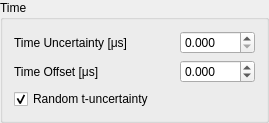
                 <widget class="QGroupBox" name="groupBox_9">
                  <property name="title">
                   <string>Time</string>
                  </property>
                  <layout class="QGridLayout" name="gridLayout_15">
                   <item row="0" column="2">
                    <widget class="QDoubleSpinBox" name="time_unc_box">
                     <property name="enabled">
                      <bool>true</bool>
                     </property>
                     <property name="accelerated">
                      <bool>true</bool>
                     </property>
                     <property name="keyboardTracking">
                      <bool>false</bool>
                     </property>
                     <property name="decimals">
                      <number>3</number>
                     </property>
                     <property name="maximum">
                      <double>100.000000000000000</double>
                     </property>
                     <property name="singleStep">
                      <double>0.010000000000000</double>
                     </property>
                     <property name="value">
                      <double>0.000000000000000</double>
                     </property>
                    </widget>
                   </item>
                   <item row="1" column="2">
                    <widget class="QDoubleSpinBox" name="time_offset_twin_box">
                     <property name="accelerated">
                      <bool>true</bool>
                     </property>
                     <property name="correctionMode">
                      <enum>QAbstractSpinBox::CorrectToNearestValue</enum>
                     </property>
                     <property name="keyboardTracking">
                      <bool>false</bool>
                     </property>
                     <property name="decimals">
                      <number>3</number>
                     </property>
                     <property name="minimum">
                      <double>-100.000000000000000</double>
                     </property>
                     <property name="maximum">
                      <double>100.000000000000000</double>
                     </property>
                     <property name="singleStep">
                      <double>0.005000000000000</double>
                     </property>
                    </widget>
                   </item>
                   <item row="1" column="0">
                    <widget class="QLabel" name="label_12">
                     <property name="toolTip">
                      <string>&lt;html&gt;&lt;head/&gt;&lt;body&gt;&lt;p&gt;Can be used for incubation time&lt;/p&gt;&lt;/body&gt;&lt;/html&gt;</string>
                     </property>
                     <property name="text">
                      <string>Time Offset [μs]</string>
                     </property>
                    </widget>
                   </item>
                   <item row="0" column="1">
                    <spacer name="horizontalSpacer_21">
                     <property name="orientation">
                      <enum>Qt::Horizontal</enum>
                     </property>
                     <property name="sizeHint" stdset="0">
                      <size>
                       <width>40</width>
                       <height>20</height>
                      </size>
                     </property>
                    </spacer>
                   </item>
                   <item row="0" column="0">
                    <widget class="QLabel" name="label">
                     <property name="text">
                      <string>Time Uncertainty [μs]</string>
                     </property>
                    </widget>
                   </item>
                   <item row="2" column="0" colspan="3">
                    <widget class="QCheckBox" name="random_t_unc_box">
                     <property name="toolTip">
                      <string>&lt;html&gt;&lt;body&gt;&lt;p&gt;When checked, each shock's time shift is fit independently per cost evaluation. When unchecked, a single parametric model in (T, P, reactant composition) is fit globally across all shocks. Default: checked.&lt;/p&gt;&lt;/body&gt;&lt;/html&gt;</string>
                     </property>
                     <property name="text">
                      <string>Random t-uncertainty</string>
                     </property>
                     <property name="checked">
                      <bool>true</bool>
                     </property>
                    </widget>
                   </item>
                  </layout>
                 </widget>
